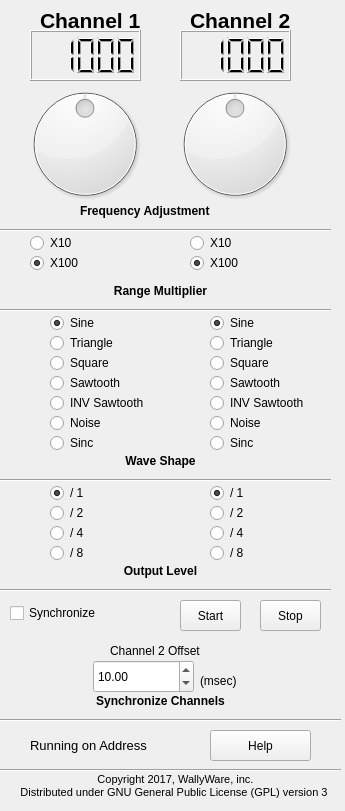
<?xml version="1.0" encoding="UTF-8"?>
<ui version="4.0">
 <class>FunctionGenerator</class>
 <widget class="QWidget" name="FunctionGenerator">
  <property name="geometry">
   <rect>
    <x>0</x>
    <y>0</y>
    <width>345</width>
    <height>811</height>
   </rect>
  </property>
  <property name="windowTitle">
   <string>Pi-Plates Function Generator</string>
  </property>
  <property name="windowIcon">
   <iconset>
    <normaloff>Assets/Icon32X32.png</normaloff>Assets/Icon32X32.png</iconset>
  </property>
  <widget class="QDial" name="Frequency1">
   <property name="geometry">
    <rect>
     <x>10</x>
     <y>80</y>
     <width>150</width>
     <height>128</height>
    </rect>
   </property>
   <property name="maximum">
    <number>2000</number>
   </property>
   <property name="singleStep">
    <number>1</number>
   </property>
   <property name="value">
    <number>1000</number>
   </property>
  </widget>
  <widget class="QDial" name="Frequency2">
   <property name="geometry">
    <rect>
     <x>160</x>
     <y>80</y>
     <width>150</width>
     <height>128</height>
    </rect>
   </property>
   <property name="maximum">
    <number>2000</number>
   </property>
   <property name="singleStep">
    <number>1</number>
   </property>
   <property name="value">
    <number>1000</number>
   </property>
  </widget>
  <widget class="QRadioButton" name="radioButtonX10Ch1">
   <property name="geometry">
    <rect>
     <x>30</x>
     <y>230</y>
     <width>118</width>
     <height>26</height>
    </rect>
   </property>
   <property name="text">
    <string>X10</string>
   </property>
   <attribute name="buttonGroup">
    <string notr="true">MultiplierButtonGroup1</string>
   </attribute>
  </widget>
  <widget class="QRadioButton" name="radioButtonX100Ch1">
   <property name="geometry">
    <rect>
     <x>30</x>
     <y>250</y>
     <width>118</width>
     <height>26</height>
    </rect>
   </property>
   <property name="text">
    <string>X100</string>
   </property>
   <property name="checked">
    <bool>true</bool>
   </property>
   <attribute name="buttonGroup">
    <string notr="true">MultiplierButtonGroup1</string>
   </attribute>
  </widget>
  <widget class="QRadioButton" name="radioButtonX100Ch2">
   <property name="geometry">
    <rect>
     <x>190</x>
     <y>250</y>
     <width>118</width>
     <height>26</height>
    </rect>
   </property>
   <property name="text">
    <string>X100</string>
   </property>
   <property name="checked">
    <bool>true</bool>
   </property>
   <attribute name="buttonGroup">
    <string notr="true">MultiplierButtonGroup2</string>
   </attribute>
  </widget>
  <widget class="QRadioButton" name="radioButtonX10Ch2">
   <property name="geometry">
    <rect>
     <x>190</x>
     <y>230</y>
     <width>118</width>
     <height>26</height>
    </rect>
   </property>
   <property name="text">
    <string>X10</string>
   </property>
   <attribute name="buttonGroup">
    <string notr="true">MultiplierButtonGroup2</string>
   </attribute>
  </widget>
  <widget class="QLCDNumber" name="Ch1Display">
   <property name="geometry">
    <rect>
     <x>30</x>
     <y>30</y>
     <width>111</width>
     <height>51</height>
    </rect>
   </property>
   <property name="font">
    <font>
     <family>Roboto</family>
     <pointsize>12</pointsize>
     <weight>9</weight>
     <italic>false</italic>
     <bold>false</bold>
    </font>
   </property>
   <property name="styleSheet">
    <string notr="true">font: 75 12pt &quot;Roboto&quot;;</string>
   </property>
   <property name="smallDecimalPoint">
    <bool>false</bool>
   </property>
   <property name="intValue" stdset="0">
    <number>1000</number>
   </property>
  </widget>
  <widget class="QLCDNumber" name="Ch2Display">
   <property name="geometry">
    <rect>
     <x>180</x>
     <y>30</y>
     <width>111</width>
     <height>51</height>
    </rect>
   </property>
   <property name="font">
    <font>
     <family>Roboto</family>
     <pointsize>12</pointsize>
     <weight>9</weight>
     <italic>false</italic>
     <bold>false</bold>
    </font>
   </property>
   <property name="styleSheet">
    <string notr="true">font: 75 12pt &quot;Roboto&quot;;</string>
   </property>
   <property name="value" stdset="0">
    <double>1000.000000000000000</double>
   </property>
   <property name="intValue" stdset="0">
    <number>1000</number>
   </property>
  </widget>
  <widget class="QLabel" name="label">
   <property name="geometry">
    <rect>
     <x>80</x>
     <y>200</y>
     <width>161</width>
     <height>21</height>
    </rect>
   </property>
   <property name="font">
    <font>
     <weight>75</weight>
     <bold>true</bold>
    </font>
   </property>
   <property name="text">
    <string>Frequency Adjustment</string>
   </property>
  </widget>
  <widget class="QLabel" name="label_2">
   <property name="geometry">
    <rect>
     <x>80</x>
     <y>280</y>
     <width>161</width>
     <height>21</height>
    </rect>
   </property>
   <property name="font">
    <font>
     <weight>75</weight>
     <bold>true</bold>
    </font>
   </property>
   <property name="text">
    <string>Range Multiplier</string>
   </property>
   <property name="alignment">
    <set>Qt::AlignCenter</set>
   </property>
  </widget>
  <widget class="QLabel" name="label_3">
   <property name="geometry">
    <rect>
     <x>80</x>
     <y>450</y>
     <width>161</width>
     <height>21</height>
    </rect>
   </property>
   <property name="font">
    <font>
     <weight>75</weight>
     <bold>true</bold>
    </font>
   </property>
   <property name="text">
    <string>Wave Shape</string>
   </property>
   <property name="alignment">
    <set>Qt::AlignCenter</set>
   </property>
  </widget>
  <widget class="QRadioButton" name="WaveButtonSquare1">
   <property name="geometry">
    <rect>
     <x>50</x>
     <y>350</y>
     <width>118</width>
     <height>26</height>
    </rect>
   </property>
   <property name="text">
    <string>Square</string>
   </property>
   <attribute name="buttonGroup">
    <string notr="true">ShapeButtonGroup1</string>
   </attribute>
  </widget>
  <widget class="QRadioButton" name="WaveButtonRSaw1">
   <property name="geometry">
    <rect>
     <x>50</x>
     <y>370</y>
     <width>131</width>
     <height>26</height>
    </rect>
   </property>
   <property name="text">
    <string>Sawtooth</string>
   </property>
   <attribute name="buttonGroup">
    <string notr="true">ShapeButtonGroup1</string>
   </attribute>
  </widget>
  <widget class="QRadioButton" name="WaveButtonFSaw1">
   <property name="geometry">
    <rect>
     <x>50</x>
     <y>390</y>
     <width>151</width>
     <height>26</height>
    </rect>
   </property>
   <property name="text">
    <string>INV Sawtooth</string>
   </property>
   <attribute name="buttonGroup">
    <string notr="true">ShapeButtonGroup1</string>
   </attribute>
  </widget>
  <widget class="QRadioButton" name="WaveButtonNoise1">
   <property name="geometry">
    <rect>
     <x>50</x>
     <y>410</y>
     <width>118</width>
     <height>26</height>
    </rect>
   </property>
   <property name="text">
    <string>Noise</string>
   </property>
   <attribute name="buttonGroup">
    <string notr="true">ShapeButtonGroup1</string>
   </attribute>
  </widget>
  <widget class="QRadioButton" name="WaveButtonSine2">
   <property name="geometry">
    <rect>
     <x>210</x>
     <y>310</y>
     <width>118</width>
     <height>26</height>
    </rect>
   </property>
   <property name="text">
    <string>Sine</string>
   </property>
   <property name="checked">
    <bool>true</bool>
   </property>
   <attribute name="buttonGroup">
    <string notr="true">ShapeButtonGroup2</string>
   </attribute>
  </widget>
  <widget class="QRadioButton" name="WaveButtonTriangle2">
   <property name="geometry">
    <rect>
     <x>210</x>
     <y>330</y>
     <width>118</width>
     <height>26</height>
    </rect>
   </property>
   <property name="text">
    <string>Triangle</string>
   </property>
   <attribute name="buttonGroup">
    <string notr="true">ShapeButtonGroup2</string>
   </attribute>
  </widget>
  <widget class="QRadioButton" name="WaveButtonFSaw2">
   <property name="geometry">
    <rect>
     <x>210</x>
     <y>390</y>
     <width>151</width>
     <height>26</height>
    </rect>
   </property>
   <property name="text">
    <string>INV Sawtooth</string>
   </property>
   <attribute name="buttonGroup">
    <string notr="true">ShapeButtonGroup2</string>
   </attribute>
  </widget>
  <widget class="QRadioButton" name="WaveButtonNoise2">
   <property name="geometry">
    <rect>
     <x>210</x>
     <y>410</y>
     <width>118</width>
     <height>26</height>
    </rect>
   </property>
   <property name="text">
    <string>Noise</string>
   </property>
   <attribute name="buttonGroup">
    <string notr="true">ShapeButtonGroup2</string>
   </attribute>
  </widget>
  <widget class="QRadioButton" name="WaveButtonRSaw2">
   <property name="geometry">
    <rect>
     <x>210</x>
     <y>370</y>
     <width>131</width>
     <height>26</height>
    </rect>
   </property>
   <property name="text">
    <string>Sawtooth</string>
   </property>
   <attribute name="buttonGroup">
    <string notr="true">ShapeButtonGroup2</string>
   </attribute>
  </widget>
  <widget class="QRadioButton" name="WaveButtonSquare2">
   <property name="geometry">
    <rect>
     <x>210</x>
     <y>350</y>
     <width>118</width>
     <height>26</height>
    </rect>
   </property>
   <property name="text">
    <string>Square</string>
   </property>
   <attribute name="buttonGroup">
    <string notr="true">ShapeButtonGroup2</string>
   </attribute>
  </widget>
  <widget class="Line" name="line">
   <property name="geometry">
    <rect>
     <x>0</x>
     <y>220</y>
     <width>331</width>
     <height>20</height>
    </rect>
   </property>
   <property name="orientation">
    <enum>Qt::Horizontal</enum>
   </property>
  </widget>
  <widget class="Line" name="line_2">
   <property name="geometry">
    <rect>
     <x>-10</x>
     <y>300</y>
     <width>341</width>
     <height>20</height>
    </rect>
   </property>
   <property name="orientation">
    <enum>Qt::Horizontal</enum>
   </property>
  </widget>
  <widget class="Line" name="line_3">
   <property name="geometry">
    <rect>
     <x>0</x>
     <y>470</y>
     <width>331</width>
     <height>20</height>
    </rect>
   </property>
   <property name="orientation">
    <enum>Qt::Horizontal</enum>
   </property>
  </widget>
  <widget class="QLabel" name="label_4">
   <property name="geometry">
    <rect>
     <x>40</x>
     <y>10</y>
     <width>101</width>
     <height>21</height>
    </rect>
   </property>
   <property name="font">
    <font>
     <pointsize>16</pointsize>
     <weight>75</weight>
     <bold>true</bold>
    </font>
   </property>
   <property name="text">
    <string>Channel 1</string>
   </property>
  </widget>
  <widget class="QLabel" name="label_5">
   <property name="geometry">
    <rect>
     <x>190</x>
     <y>10</y>
     <width>101</width>
     <height>21</height>
    </rect>
   </property>
   <property name="font">
    <font>
     <pointsize>16</pointsize>
     <weight>75</weight>
     <bold>true</bold>
    </font>
   </property>
   <property name="text">
    <string>Channel 2</string>
   </property>
  </widget>
  <widget class="QRadioButton" name="WaveButtonSine1">
   <property name="geometry">
    <rect>
     <x>50</x>
     <y>310</y>
     <width>118</width>
     <height>26</height>
    </rect>
   </property>
   <property name="text">
    <string>Sine</string>
   </property>
   <property name="checked">
    <bool>true</bool>
   </property>
   <attribute name="buttonGroup">
    <string notr="true">ShapeButtonGroup1</string>
   </attribute>
  </widget>
  <widget class="QRadioButton" name="WaveButtonTriangle1">
   <property name="enabled">
    <bool>true</bool>
   </property>
   <property name="geometry">
    <rect>
     <x>50</x>
     <y>330</y>
     <width>118</width>
     <height>26</height>
    </rect>
   </property>
   <property name="text">
    <string>Triangle</string>
   </property>
   <attribute name="buttonGroup">
    <string notr="true">ShapeButtonGroup1</string>
   </attribute>
  </widget>
  <widget class="QLabel" name="label_6">
   <property name="geometry">
    <rect>
     <x>80</x>
     <y>560</y>
     <width>161</width>
     <height>21</height>
    </rect>
   </property>
   <property name="font">
    <font>
     <weight>75</weight>
     <bold>true</bold>
    </font>
   </property>
   <property name="text">
    <string>Output Level</string>
   </property>
   <property name="alignment">
    <set>Qt::AlignCenter</set>
   </property>
  </widget>
  <widget class="QRadioButton" name="sigDivBy1_1">
   <property name="geometry">
    <rect>
     <x>50</x>
     <y>480</y>
     <width>118</width>
     <height>26</height>
    </rect>
   </property>
   <property name="text">
    <string>/ 1</string>
   </property>
   <property name="checked">
    <bool>true</bool>
   </property>
   <attribute name="buttonGroup">
    <string notr="true">ScaleButtonGroup1</string>
   </attribute>
  </widget>
  <widget class="QRadioButton" name="sigDivBy2_1">
   <property name="geometry">
    <rect>
     <x>50</x>
     <y>500</y>
     <width>118</width>
     <height>26</height>
    </rect>
   </property>
   <property name="text">
    <string>/ 2</string>
   </property>
   <attribute name="buttonGroup">
    <string notr="true">ScaleButtonGroup1</string>
   </attribute>
  </widget>
  <widget class="QRadioButton" name="sigDivBy4_1">
   <property name="geometry">
    <rect>
     <x>50</x>
     <y>520</y>
     <width>118</width>
     <height>26</height>
    </rect>
   </property>
   <property name="text">
    <string>/ 4</string>
   </property>
   <attribute name="buttonGroup">
    <string notr="true">ScaleButtonGroup1</string>
   </attribute>
  </widget>
  <widget class="QRadioButton" name="sigDivBy8_1">
   <property name="geometry">
    <rect>
     <x>50</x>
     <y>540</y>
     <width>118</width>
     <height>26</height>
    </rect>
   </property>
   <property name="text">
    <string>/ 8</string>
   </property>
   <attribute name="buttonGroup">
    <string notr="true">ScaleButtonGroup1</string>
   </attribute>
  </widget>
  <widget class="QRadioButton" name="sigDivBy1_2">
   <property name="geometry">
    <rect>
     <x>210</x>
     <y>480</y>
     <width>118</width>
     <height>26</height>
    </rect>
   </property>
   <property name="text">
    <string>/ 1</string>
   </property>
   <property name="checked">
    <bool>true</bool>
   </property>
   <attribute name="buttonGroup">
    <string notr="true">ScaleButtonGroup2</string>
   </attribute>
  </widget>
  <widget class="QRadioButton" name="sigDivBy4_2">
   <property name="geometry">
    <rect>
     <x>210</x>
     <y>520</y>
     <width>118</width>
     <height>26</height>
    </rect>
   </property>
   <property name="text">
    <string>/ 4</string>
   </property>
   <attribute name="buttonGroup">
    <string notr="true">ScaleButtonGroup2</string>
   </attribute>
  </widget>
  <widget class="QRadioButton" name="sigDivBy2_2">
   <property name="geometry">
    <rect>
     <x>210</x>
     <y>500</y>
     <width>118</width>
     <height>26</height>
    </rect>
   </property>
   <property name="text">
    <string>/ 2</string>
   </property>
   <attribute name="buttonGroup">
    <string notr="true">ScaleButtonGroup2</string>
   </attribute>
  </widget>
  <widget class="QRadioButton" name="sigDivBy8_2">
   <property name="geometry">
    <rect>
     <x>210</x>
     <y>540</y>
     <width>118</width>
     <height>26</height>
    </rect>
   </property>
   <property name="text">
    <string>/ 8</string>
   </property>
   <attribute name="buttonGroup">
    <string notr="true">ScaleButtonGroup2</string>
   </attribute>
  </widget>
  <widget class="Line" name="line_4">
   <property name="geometry">
    <rect>
     <x>0</x>
     <y>580</y>
     <width>331</width>
     <height>20</height>
    </rect>
   </property>
   <property name="orientation">
    <enum>Qt::Horizontal</enum>
   </property>
  </widget>
  <widget class="QLabel" name="label_7">
   <property name="geometry">
    <rect>
     <x>10</x>
     <y>770</y>
     <width>331</width>
     <height>31</height>
    </rect>
   </property>
   <property name="font">
    <font>
     <pointsize>8</pointsize>
    </font>
   </property>
   <property name="text">
    <string>Copyright 2017, WallyWare, inc. 
Distributed under GNU General Public License (GPL) version 3 </string>
   </property>
   <property name="alignment">
    <set>Qt::AlignCenter</set>
   </property>
   <property name="wordWrap">
    <bool>true</bool>
   </property>
  </widget>
  <widget class="QRadioButton" name="WaveButtonSinc1">
   <property name="geometry">
    <rect>
     <x>50</x>
     <y>430</y>
     <width>118</width>
     <height>26</height>
    </rect>
   </property>
   <property name="text">
    <string>Sinc</string>
   </property>
   <attribute name="buttonGroup">
    <string notr="true">ShapeButtonGroup1</string>
   </attribute>
  </widget>
  <widget class="QRadioButton" name="WaveButtonSinc2">
   <property name="geometry">
    <rect>
     <x>210</x>
     <y>430</y>
     <width>118</width>
     <height>26</height>
    </rect>
   </property>
   <property name="text">
    <string>Sinc</string>
   </property>
   <attribute name="buttonGroup">
    <string notr="true">ShapeButtonGroup2</string>
   </attribute>
  </widget>
  <widget class="QPushButton" name="HelpButton">
   <property name="geometry">
    <rect>
     <x>210</x>
     <y>730</y>
     <width>101</width>
     <height>31</height>
    </rect>
   </property>
   <property name="text">
    <string>Help</string>
   </property>
  </widget>
  <widget class="Line" name="line_5">
   <property name="geometry">
    <rect>
     <x>0</x>
     <y>760</y>
     <width>341</width>
     <height>20</height>
    </rect>
   </property>
   <property name="orientation">
    <enum>Qt::Horizontal</enum>
   </property>
  </widget>
  <widget class="QLabel" name="ADDRlabel">
   <property name="geometry">
    <rect>
     <x>30</x>
     <y>730</y>
     <width>131</width>
     <height>31</height>
    </rect>
   </property>
   <property name="font">
    <font>
     <pointsize>10</pointsize>
     <weight>50</weight>
     <bold>false</bold>
    </font>
   </property>
   <property name="text">
    <string>Running on Address </string>
   </property>
  </widget>
  <widget class="Line" name="line_6">
   <property name="geometry">
    <rect>
     <x>0</x>
     <y>710</y>
     <width>341</width>
     <height>20</height>
    </rect>
   </property>
   <property name="orientation">
    <enum>Qt::Horizontal</enum>
   </property>
  </widget>
  <widget class="QLabel" name="label_8">
   <property name="geometry">
    <rect>
     <x>80</x>
     <y>690</y>
     <width>161</width>
     <height>21</height>
    </rect>
   </property>
   <property name="font">
    <font>
     <weight>75</weight>
     <bold>true</bold>
    </font>
   </property>
   <property name="text">
    <string>Synchronize Channels</string>
   </property>
   <property name="alignment">
    <set>Qt::AlignCenter</set>
   </property>
  </widget>
  <widget class="QCheckBox" name="SynchronizeCheckBox">
   <property name="geometry">
    <rect>
     <x>10</x>
     <y>600</y>
     <width>121</width>
     <height>26</height>
    </rect>
   </property>
   <property name="text">
    <string>Synchronize</string>
   </property>
  </widget>
  <widget class="QPushButton" name="StartInSynchBtn">
   <property name="geometry">
    <rect>
     <x>180</x>
     <y>600</y>
     <width>61</width>
     <height>31</height>
    </rect>
   </property>
   <property name="text">
    <string>Start</string>
   </property>
  </widget>
  <widget class="QDoubleSpinBox" name="Channel2SynchOffset">
   <property name="geometry">
    <rect>
     <x>93</x>
     <y>660</y>
     <width>101</width>
     <height>33</height>
    </rect>
   </property>
   <property name="maximum">
    <double>1000.000000000000000</double>
   </property>
   <property name="singleStep">
    <double>0.500000000000000</double>
   </property>
   <property name="value">
    <double>10.000000000000000</double>
   </property>
  </widget>
  <widget class="QLabel" name="label_9">
   <property name="geometry">
    <rect>
     <x>110</x>
     <y>640</y>
     <width>141</width>
     <height>21</height>
    </rect>
   </property>
   <property name="text">
    <string>Channel 2 Offset</string>
   </property>
  </widget>
  <widget class="QLabel" name="label_10">
   <property name="geometry">
    <rect>
     <x>200</x>
     <y>670</y>
     <width>67</width>
     <height>21</height>
    </rect>
   </property>
   <property name="text">
    <string>(msec)</string>
   </property>
  </widget>
  <widget class="QPushButton" name="StopInSynchBtn">
   <property name="geometry">
    <rect>
     <x>260</x>
     <y>600</y>
     <width>61</width>
     <height>31</height>
    </rect>
   </property>
   <property name="text">
    <string>Stop</string>
   </property>
  </widget>
 </widget>
 <resources/>
 <connections/>
 <buttongroups>
  <buttongroup name="ShapeButtonGroup1"/>
  <buttongroup name="ShapeButtonGroup2"/>
  <buttongroup name="MultiplierButtonGroup1"/>
  <buttongroup name="ScaleButtonGroup1"/>
  <buttongroup name="MultiplierButtonGroup2"/>
  <buttongroup name="ScaleButtonGroup2"/>
 </buttongroups>
</ui>
